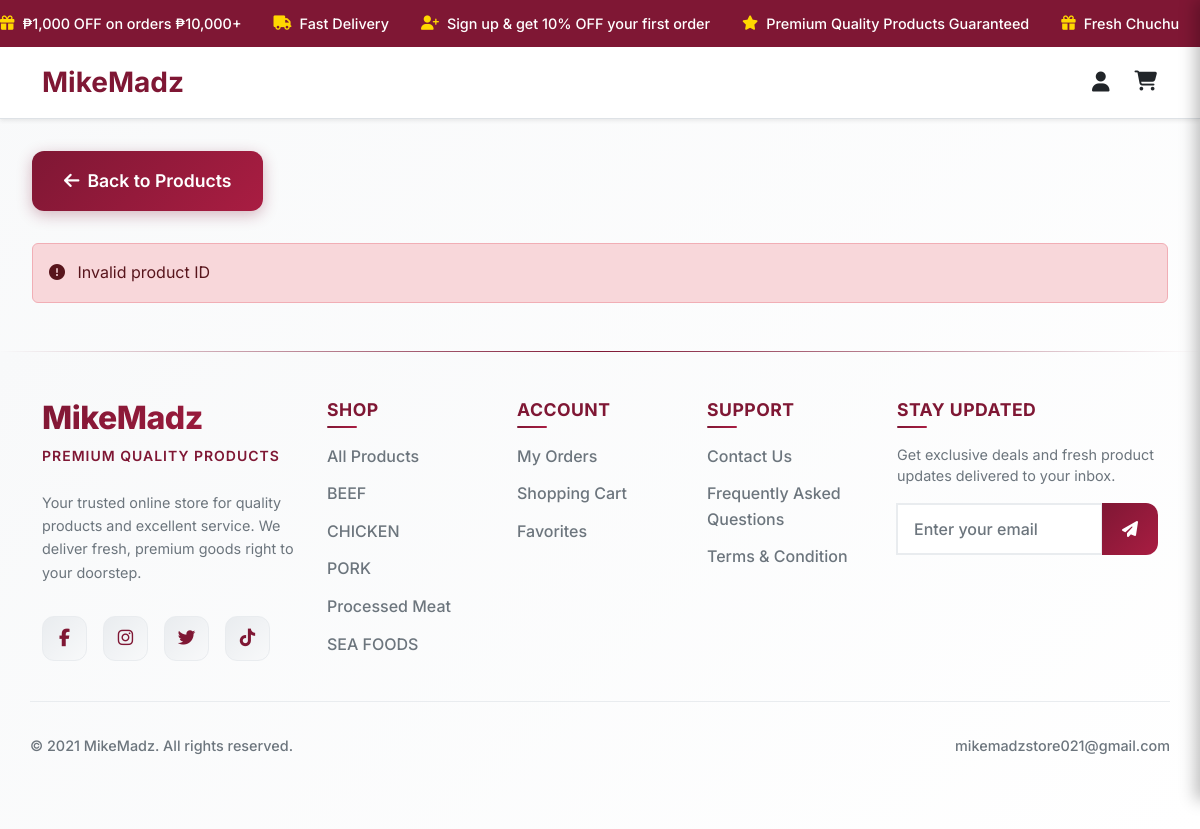
Screenshot of /product_detail.php with the database file from the repository.
### tables this page shows
CREATE TABLE `promo_messages` (
  `id` int(11) NOT NULL,
  `message_text` text NOT NULL,
  `icon_class` varchar(100) NOT NULL DEFAULT 'fas fa-star',
  `is_active` tinyint(1) DEFAULT 1,
  `sort_order` int(11) DEFAULT 0,
  `created_at` timestamp NOT NULL DEFAULT current_timestamp(),
  `updated_at` timestamp NOT NULL DEFAULT current_timestamp() ON UPDATE current_timestamp()
);

CREATE TABLE `categories` (
  `category_id` int(11) NOT NULL,
  `category_name` varchar(100) NOT NULL,
  `is_archive` tinyint(1) DEFAULT 0
);

### includes/user_promo.php (the view, shortened to what this page needs)
 <?php
$promo_messages = [];
try {
    include_once __DIR__ . '/db.php';
    $stmt = $pdo->query("SELECT * FROM promo_messages WHERE is_active = 1 ORDER BY sort_order ASC, created_at ASC");
    $promo_messages = $stmt->fetchAll(PDO::FETCH_ASSOC);
} catch (Exception $e) {
    $promo_messages = [
        ['message_text' => '₱1,000 OFF on orders ₱10,000+', 'icon_class' => 'fas fa-gift'],
        ['message_text' => 'Free Nationwide Delivery on ₱7,000+', 'icon_class' => 'fas fa-truck'],
        ['message_text' => 'Sign up & get 10% OFF your first order', 'icon_class' => 'fas fa-user-plus'],
        ['message_text' => 'Premium Quality Products Guaranteed', 'icon_class' => 'fas fa-star'],
        ['message_text' => '90 Minutes Express Delivery', 'icon_class' => 'fas fa-clock']
    ];
}
?>
<div class="promo-banner">
    <div class="promo-marquee">
        <?php foreach ($promo_messages as $message): ?>
            <div class="promo-item">
                <i class="<?= htmlspecialchars($message['icon_class']) ?>"></i><?= htmlspecialchars($message['message_text']) ?>
            </div>
        <?php endforeach; ?>
    </div>
</div>

### includes/user_footer.php (shortened to what this page needs)
<?php
include_once __DIR__ . '/db.php';
$footer_categories = [];
try {
    $stmt = $pdo->query("
        SELECT
            c.category_id,
            c.category_name,
            COUNT(p.product_id) as product_count
        FROM categories c
        LEFT JOIN products p ON c.category_id = p.category_id AND p.is_archive = 0
        GROUP BY c.category_id, c.category_name
        HAVING product_count > 0
        ORDER BY product_count DESC, c.category_name
        LIMIT 6
    ");
    $footer_categories = $stmt->fetchAll(PDO::FETCH_ASSOC);
} catch (PDOException $e) {
    $footer_categories = [];
}
?>
<footer class="footer">
    <div class="container">
        <div class="row g-4 py-5">
            <div class="col-lg-3 col-md-6">
                <div class="footer-brand mb-4">
                    <h2 class="brand-name">MikeMadz</h2>
                    <div class="brand-tagline">Premium Quality Products</div>
                </div>
                <p class="footer-description">
                    Your trusted online store for quality products and excellent service. We deliver fresh, premium goods right to your doorstep.
                </p>
                <div class="social-links">
                    <a href="https://www.facebook.com/profile.php?id=100080633373415&rdid=aUMAHJjLqc8iyS6F&share_url=https%3A%2F%2Fwww.facebook.com%2Fshare%2F1CWfcWaM36#" class="social-link" aria-label="Facebook" target="_blank" rel="noopener noreferrer">
                        <i class="fab fa-facebook-f"></i>
                    </a>
                    <a href="https://www.instagram.com/_mikemadz/?fbclid=IwY2xjawM7tJJleHRuA2FlbQIxMABicmlkETFNUnlFdHZhb0tQWnhDczRpAR74YXn5w3HVbILSwEbqrBNsAsWVgDSIG4BL0me2649S0H7rix1rIb6-suU8_w_aem_j99nmp4VFY9UePLoWrYFAQ" class="social-link" aria-label="Instagram" target="_blank" rel="noopener noreferrer">
                        <i class="fab fa-instagram"></i>
                    </a>
                    <a href="https://x.com/_mikemadz?fbclid=IwY2xjawM7szVleHRuA2FlbQIxMABicmlkETFFTHNRNExsVkN3b1g3TWpSAR4sjkp4ynBgeF98L9eiaM7HqoEMJ7kjMJIOYx23vFsrSbIgbxpcitbH9C9flA_aem_5ghteVEc9M4UPXDqpM1lTg" class="social-link" aria-label="Twitter" target="_blank" rel="noopener noreferrer">
                        <i class="fab fa-twitter"></i>
                    </a>
                    <a href="https://www.tiktok.com/@_mikemadz?fbclid=IwY2xjawM7tQ5leHRuA2FlbQIxMABicmlkETFNUnlFdHZhb0tQWnhDczRpAR7nONSLtD8m1pJow_8yumrTfhu0UjsEyQuNOxZKZt3CMSiGnwhAnSVfevi09g_aem_Wgz8xno5jClfgS5QhZpHaA" class="social-link" aria-label="TikTok" target="_blank" rel="noopener noreferrer">
                        <i class="fab fa-tiktok"></i>
                    </a>
                </div>
            </div>
            <div class="col-lg-2 col-md-6">
                <h5 class="footer-title">Shop</h5>
                <ul class="footer-links">
                    <li><a href="product.php">All Products</a></li>
                    <?php if (!empty($footer_categories)): ?>
                        <?php foreach ($footer_categories as $category): ?>
                            <li><a href="product.php?category=<?= urlencode(strtolower($category['category_name'])) ?>">
                                <?= htmlspecialchars(ucfirst($category['category_name'])) ?>
                            </a></li>
                        <?php endforeach; ?>
                    <?php endif; ?>
                </ul>
            </div>
            <div class="col-lg-2 col-md-6">
                <h5 class="footer-title">Account</h5>
                <ul class="footer-links">
                    <li><a href="orders.php">My Orders</a></li>
                    <li><a href="cart.php">Shopping Cart</a></li>
                    <li><a href="favorites.php">Favorites</a></li>
                </ul>
            </div>
            <div class="col-lg-2 col-md-6">
                <h5 class="footer-title">Support</h5>
                <ul class="footer-links">
                    <li><a href="https://www.facebook.com/profile.php?id=100080633373415" target="_blank" rel="noopener noreferrer">Contact Us</a></li>
                    <li><a href="faq.php">Frequently Asked Questions</a></li>
                    <li><a href="#" data-bs-toggle="modal" data-bs-target="#termsModal">Terms &amp; Condition</a></li>
                </ul>
            </div>
            <div class="col-lg-3 col-md-6">
                <h5 class="footer-title">Stay Updated</h5>
                <p class="newsletter-text">Get exclusive deals and fresh product updates delivered to your inbox.</p>
                <form class="newsletter-form" onsubmit="handleNewsletter(event)">
                    <div class="input-group">
                        <input type="email" id="newsletter-email" name="newsletter-email" class="form-control newsletter-input" placeholder="Enter your email" required>
                        <button type="submit" class="btn newsletter-btn">
                            <i class="fas fa-paper-plane"></i>
                        </button>
                    </div>
                </form>
        </div>
        <div class="footer-bottom">
            <div class="row align-items-center">
                <div class="col-md-6">
                    <p class="copyright-text">
                        &copy; <?php echo date('2021'); ?> MikeMadz. All rights reserved.
                    </p>
                </div>
                <div class="col-md-6">
                    <div class="footer-bottom-links">
                        <a href="mailto:mikemadzstore021@gmail.com">mikemadzstore021@gmail.com</a>
                    </div>
                </div>
            </div>
        </div>
    </div>
</footer>

### assets/css/dark-mode.css (style rules this page uses)
:root { --bg-primary: #ffffff; --bg-secondary: #f8f9fa; --bg-tertiary: #e9ecef; --bg-card: #ffffff; --bg-overlay: rgba(0, 0, 0, 0.5); --text-primary: #212529; --text-secondary: #6c757d; --text-muted: #adb5bd; --text-light: #ffffff; --brand-primary: #7F1734; --brand-secondary: #a91d42; --brand-gradient: linear-gradient(135deg, #7F1734 0%, #a91d42 100%); --success: #198754; --warning: #ffc107; --danger: #dc3545; --info: #0dcaf0; --border-light: #e9ecef; --border-medium: #dee2e6; --border-dark: #adb5bd; --shadow-light: rgba(0, 0, 0, 0.1); --shadow-medium: rgba(0, 0, 0, 0.15); --shadow-dark: rgba(0, 0, 0, 0.25); --input-bg: #ffffff; --input-border: #ced4da; --input-focus: #7F1734; --btn-primary-bg: var(--brand-gradient); --btn-primary-text: #ffffff; --btn-secondary-bg: #6c757d; --btn-secondary-text: #ffffff; --modal-bg: #ffffff; --modal-border: #dee2e6; --cart-bg: #ffffff; --cart-header-bg: var(--bg-secondary); --cart-footer-bg: var(--bg-secondary); }
* { transition: background-color 0.3s ease, color 0.3s ease, border-color 0.3s ease, box-shadow 0.3s ease; }

### product_detail.php (style rules this page uses)
* { box-sizing: border-box; }
body { font-family: 'Inter', -apple-system, BlinkMacSystemFont, 'Segoe UI', Roboto, sans-serif; background: linear-gradient(135deg, var(--bg-secondary) 0%, var(--bg-primary) 100%); margin: 0; padding: 0; min-height: 100vh; line-height: 1.6; color: var(--text-primary); }
.brand-name { font-weight: 700; font-size: 1rem; color: var(--brand-primary); }

### includes/user_promo.php (style rules this page uses)
.promo-banner { background: var(--bs-secondary); color: white; padding: 0.75rem 0; font-weight: 500; font-size: 0.9rem; overflow: hidden; position: relative; }
.promo-marquee { display: flex; animation: marquee-scroll 15s linear infinite; white-space: nowrap; }
.promo-item { display: flex; align-items: center; flex-shrink: 0; font-size: 0.9rem; margin-right: 2rem; }
.promo-item i { margin-right: 0.5rem; color: #ffd700; }

### includes/user_navbar.php (style rules this page uses)
:root { --bs-primary: #ffffff; --bs-secondary: #7F1734; --bs-success: #198754; --bs-danger: #db3030; --bs-warning: #ffc107; --bs-info: #016bf8; --bs-light: #f0f3f2; --bs-dark: #001e2b; }

### rows the page displays
promo_messages: message_text "₱1,000 OFF on orders ₱10,000+"
promo_messages: message_text "Fast Delivery"
promo_messages: message_text "Sign up & get 10% OFF your first order"
promo_messages: message_text "Premium Quality Products Guaranteed"
promo_messages: message_text "Fresh Chuchu"
categories: category_name "BEEF"
categories: category_name "CHICKEN"
categories: category_name "PORK"
categories: category_name "Processed Meat"
categories: category_name "SEA FOODS"

### other values shown
$error "Invalid product ID"
